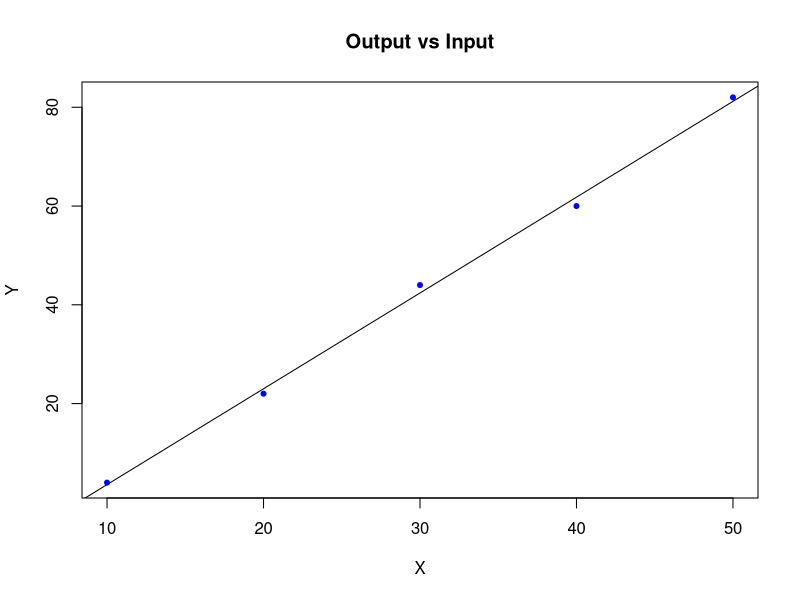

Source code (R):
x = c(10, 20, 30, 40, 50)
y = c(4, 22, 44, 60, 82)

emp.data = data.frame(x=x, y=y)
print (emp.data)

model = lm(y ~ x, data=emp.data)
print (model)

plot(x, y, col="Blue", abline(model), main = "Output vs Input", pch=20, xlab = "X", ylab = "Y")
summary(model)
c = cov(x, y)/var(x)
a = mean(y) - c*mean(x)
print (a)